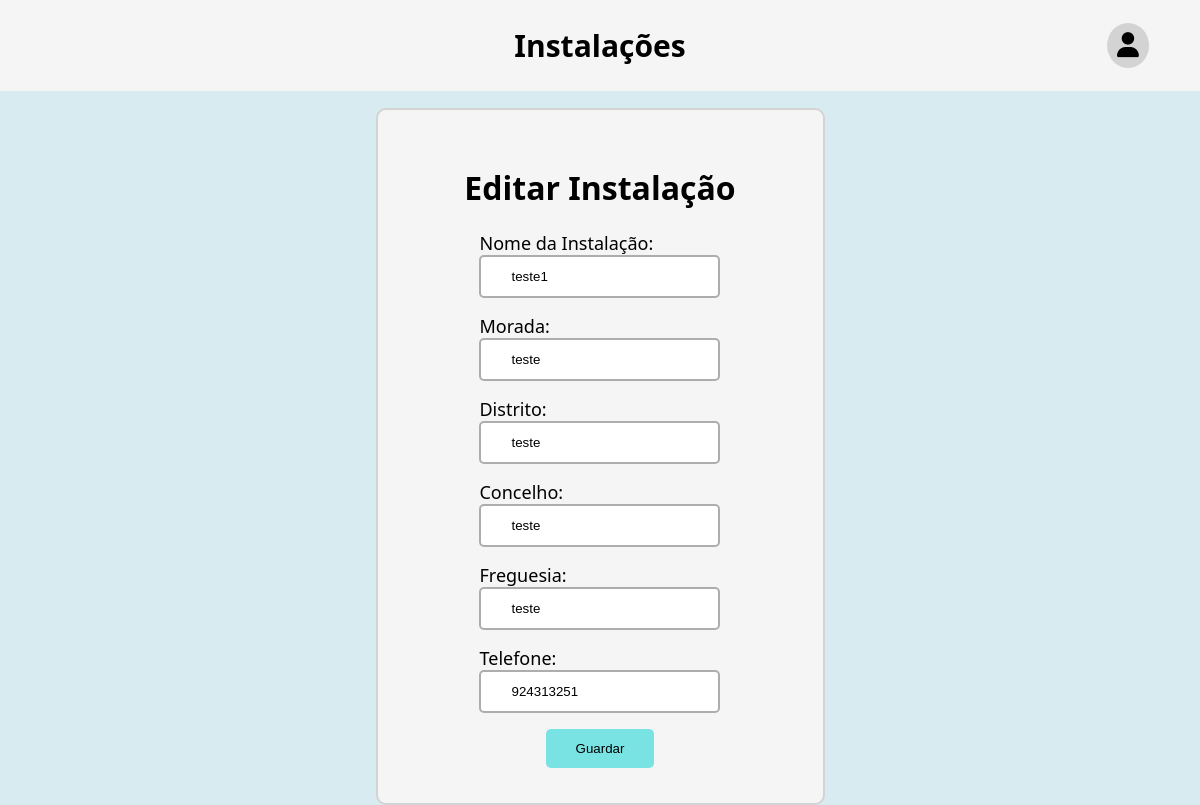
/editinstalacao?instalacao=6 (signed in), run on the app's committed database.
### formularioInstituicoes/models.py (models this page shows, shortened)
class Instalacao(models.Model):
    entidade = models.ForeignKey(Entidade, on_delete=models.CASCADE, related_name='instalacoes')
    nome = models.CharField(max_length=100, blank=True, null=True)
    morada = models.CharField(max_length=100, blank=True, null=True)
    distrito = models.CharField(max_length=100, blank=True, null=True)
    concelho = models.CharField(max_length=100, blank=True, null=True)
    freguesia = models.CharField(max_length=100, blank=True, null=True)
    telefone = models.IntegerField(blank=True, null=True)
    email = models.EmailField(blank=True, null=True)
    submetido = models.BooleanField(blank=True, default=False)

### formularioInstituicoes/views.py (the view)
# urls.py: path('editinstalacao', views.editinstalacao_view),
@login_required
def editinstalacao_view(request):
    entidade = getEntidade(request)
    instalacao = Instalacao.objects.filter(id=request.GET["instalacao"]).first()
    if request.method == 'POST':
        editInstalacaoForm = FormInstalacoes(request.POST, instance=instalacao)
        editInstalacaoForm.save()
        return redirect('/')
    editInstalacaoForm = FormInstalacoes(instance=instalacao)
    return render(request, 'editinstalacao.html', {"instalacaoForm": editInstalacaoForm, 'entidadeLogada': entidade.nome})

### formularioInstituicoes/forms.py
class FormInstalacoes(ModelForm):
    class Meta:
        model = Instalacao
        fields = ['nome', 'morada', 'distrito', 'concelho', 'freguesia', 'telefone']
        labels = {'nome': "Nome da Instalação"}
    def __init__(self, *args, **kwargs):
        super(FormInstalacoes, self).__init__(*args, **kwargs)
        for field in self.fields.values():
            field.required = True

### formularioInstituicoes/views.py (called while the page is built)
def getEntidade(request) -> Entidade:
    if Entidade.objects.filter(user__id=request.user.id).first():
        return Entidade.objects.filter(user__id=request.user.id).first()
    else:
        return None

### formularioInstituicoes/templates/editinstalacao.html (shortened to what this page needs)
<!DOCTYPE html>
<html lang="en">
{% extends 'navigatorSemOpcoes.html' %}
{% load static %}
{% block titulo %}
    <h1>Instalações</h1>
{% endblock %}
{% block content %}
    <link rel="stylesheet" href="{% static 'css/editinstalacao.css' %}">
    <div class="editarea">
        <form method="post">
            <h1>Editar Instalação</h1>
            {{ instalacaoForm.as_p }}
            <input type="submit" value="Guardar">
        </form>
    </div>
{% endblock %}

### formularioInstituicoes/static/css/navigatorInstalacoes.css (style rules this page uses)
:root { --light-blue: #d8ebf0; --marine-blue: #79e2e2; --bs-font-sans-serif: system-ui, -apple-system, "Segoe UI", Roboto, "Helvetica Neue", Arial, "Noto Sans", "Liberation Sans", sans-serif, "Apple Color Emoji", "Segoe UI Emoji", "Segoe UI Symbol", "Noto Color Emoji"; }
body { font-family: var(--bs-font-sans-serif); background: var(--light-blue); }

### formularioInstituicoes/static/css/editinstalacao.css (style rules this page uses)
:root { --light-blue: #d8ebf0; --marine-blue: #79e2e2; --bs-font-sans-serif: system-ui, -apple-system, "Segoe UI", Roboto, "Helvetica Neue", Arial, "Noto Sans", "Liberation Sans", sans-serif, "Apple Color Emoji", "Segoe UI Emoji", "Segoe UI Symbol", "Noto Color Emoji"; }
body { font-family: var(--bs-font-sans-serif); }
.editarea { display: flex; color: inherit; text-decoration: none; border: 2px solid lightgrey; background: whitesmoke; padding: 35px; border-radius: 10px; width: 375px; min-height: 240px; top: 100px; position: relative; margin: auto; justify-content: center; }
.editarea p { display: grid; justify-content: center; }
input { padding: 12px 30px; border-radius: 5px; border: 0; transition: background-color 0.3s ease; margin: auto; }
input[type=submit] { display: flex; justify-content: center; background: var(--marine-blue); }
input[type="text"], input[type="number"], input[type="email"] { border: 2px solid rgba(0, 0, 0, 0.32); cursor: text; }
label { font-size: 18px; }

### data on the page
Instalacao: nome "teste1", morada "teste", distrito "teste", concelho "teste", freguesia "teste", telefone "924313251"
